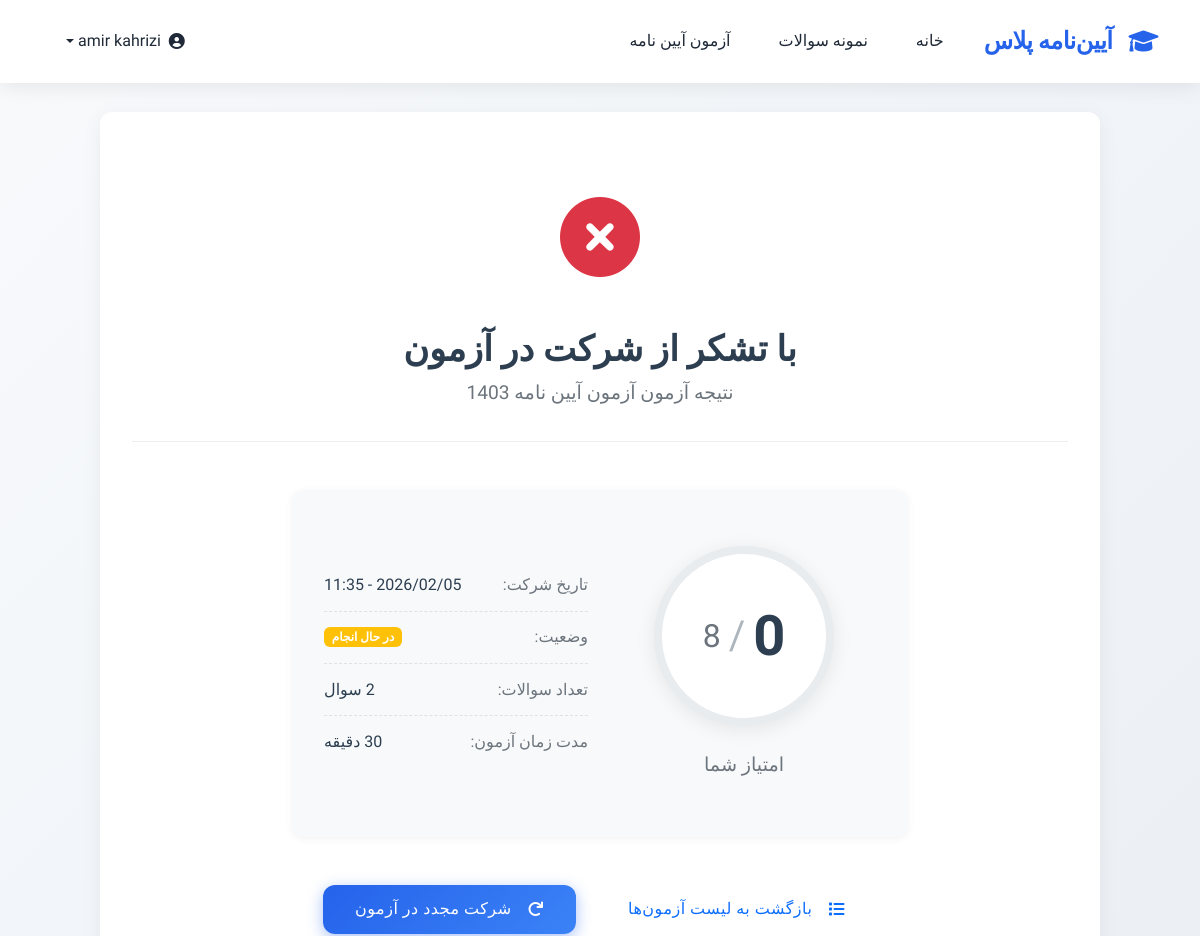
/quiz/2/result/ (signed in, upper part), run on an earlier commit of the app's database.
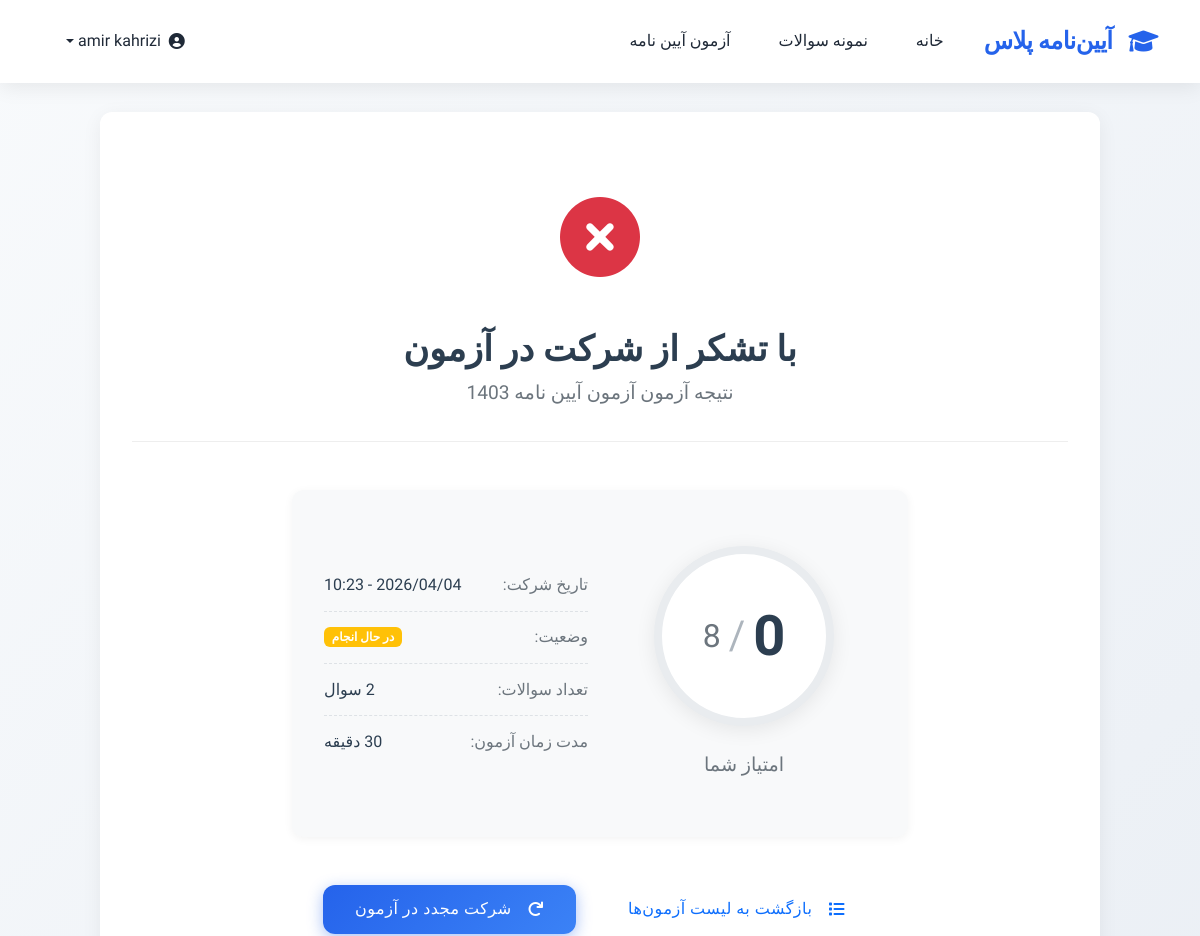
And on a later commit of the database.
### quizbuilder_module/models.py (models this page shows, shortened)
class UserQuiz(models.Model):
    user = models.ForeignKey(
        to=User,
        related_name='quizzes',
        verbose_name='کاربر',
        on_delete=models.CASCADE,
    )
    quiz = models.ForeignKey(
        to=Quiz,
        verbose_name='آزمون',
        on_delete=models.CASCADE,
        related_name='user_quizzes',
    )
    status = models.CharField(
        verbose_name='وضعیت',
        default=UserQuizChoice.PENDING,
        choices=UserQuizChoice.CHOICES,
        max_length=255
    )
    start_time = models.DateTimeField(
        verbose_name='زمان شروع آزمون',
        null=True, blank=True
    )
    score = models.PositiveIntegerField(
        default=0,
        verbose_name='نمره(بارم)'
    )
    class Meta:
        verbose_name = 'پاسخ نامه کاربر'
        verbose_name_plural = 'پاسخ نامه های کاربران'
    @property
    def get_status(self):
        return dict(UserQuizChoice.CHOICES).get(self.status, '')
    @property
    def get_status_class(self):
        return dict(UserQuizStatusClass.CHOICES).get(self.status, '')

### quizbuilder_module/views.py (the view)
# urls.py: path('<int:quiz_id>/result/', views.QuizResultView.as_view(), name='quiz_result'),
class QuizResultView(LoginRequiredMixin, TemplateView):
    template_name = 'quizbuilder_module/quiz_result.html'
    def get_context_data(self, **kwargs):
        context = super().get_context_data(**kwargs)
        quiz = get_object_or_404(Quiz, id=self.kwargs['quiz_id'])
        user_quiz = UserQuiz.objects.filter(
            user=self.request.user,
            quiz=quiz
        ).order_by('-start_time').first()
        if not user_quiz:
            raise Http404("شما هنوز در این آزمون شرکت نکرده‌اید.")
        questions_data = []
        user_answers = {}
        for answer in user_quiz.user_quiz_questions.select_related('question', 'answer'):
            user_answers[str(answer.question_id)] = str(answer.answer_id)
        questions = quiz.questions.prefetch_related('choices')
        for question in questions:
            question_data = {
                'id': question.id,
                'description': question.description,
                'score': question.score,
                'choices': [],
                'user_answer': user_answers.get(str(question.id)),
                'is_correct': user_answers.get(str(question.id)) == str(question.correct_choice.id)
            }
            for choice in question.choices.all():
                question_data['choices'].append({
                    'id': choice.id,
                    'text': choice.text,
                    'is_answer': choice.is_answer,
                    'is_user_choice': user_answers.get(str(question.id)) == str(choice.id)
                })
            questions_data.append(question_data)
        max_score = sum(question.score for question in questions)
        context.update({
            'quiz': quiz,
            'user_quiz': user_quiz,
            'questions_data': questions_data,
            'max_score': max_score,
            'show_answers': True
        })
        return context

### quizbuilder_module/models.py (called while the page is built)
    @property
    def correct_choice(self):
        return self.choices.filter(is_answer=True).first()

### quizbuilder_module/templates/quizbuilder_module/quiz_result.html (shortened to what this page needs)
{% extends 'shared/_layout.html' %}
{% load static %}
{% block extra_css %}
<link rel="stylesheet" href="{% static 'css/quiz.css' %}">
<link rel="stylesheet" href="{% static 'css/quiz_result.css' %}">
{% endblock %}
{% block content %}
<div class="quiz-result-container">
    <div class="result-header text-center mb-5">
        <div class="result-icon">
            {% if user_quiz.status == 'pass' %}
                <i class="fas fa-check-circle success"></i>
            {% else %}
                <i class="fas fa-times-circle danger"></i>
            {% endif %}
        </div>
        <h1 class="result-title">
            {% if user_quiz.status == 'pass' %}
                تبریک می‌گوییم!
            {% else %}
                با تشکر از شرکت در آزمون
            {% endif %}
        </h1>
        <p class="result-subtitle">نتیجه آزمون {{ quiz.title }}</p>
    </div>
    <div class="result-summary">
        <div class="row justify-content-center">
            <div class="col-md-8">
                <div class="result-card">
                    <div class="row">
                        <div class="col-md-6">
                            <div class="score-display">
                                <div class="score-circle">
                                    <span class="score">{{ user_quiz.score }}</span>
                                    <span class="divider">/</span>
                                    <span class="total">{{ max_score }}</span>
                                </div>
                                <div class="score-label">امتیاز شما</div>
                            </div>
                        </div>
                        <div class="col-md-6">
                            <div class="result-details">
                                <div class="detail-item">
                                    <span class="label">تاریخ شرکت:</span>
                                    <span class="value">{{ user_quiz.start_time|date:"Y/m/d - H:i" }}</span>
                                </div>
                                <div class="detail-item">
                                    <span class="label">وضعیت:</span>
                                    <span class="badge bg-{{ user_quiz.get_status_class }}">
                                        {{ user_quiz.get_status }}
                                    </span>
                                </div>
                                <div class="detail-item">
                                    <span class="label">تعداد سوالات:</span>
                                    <span class="value">{{ questions_data|length }} سوال</span>
                                </div>
                                <div class="detail-item">
                                    <span class="label">مدت زمان آزمون:</span>
                                    <span class="value">{{ quiz.time }} دقیقه</span>
                                </div>
                            </div>
                        </div>
                    </div>
                </div>
            </div>
        </div>
    </div>
    <div class="result-actions text-center mt-5">
        <a href="{% url 'quizbuilder:quiz_list' %}" class="btn btn-outline-primary me-3">
            <i class="fas fa-list me-2"></i>
            بازگشت به لیست آزمون‌ها
        </a>
        <a href="{% url 'quizbuilder:take_quiz' quiz.id %}" class="btn btn-primary">
            <i class="fas fa-redo me-2"></i>
            شرکت مجدد در آزمون
        </a>
    </div>
</div>
{% endblock %}

What changed in the data, as far as the page shows it:
removed UserQuiz: score "0", start_time "2026/02/05 - 11:35", get_status "در حال انجام"
added UserQuiz: score "0", start_time "2026/04/04 - 10:23", get_status "در حال انجام"
